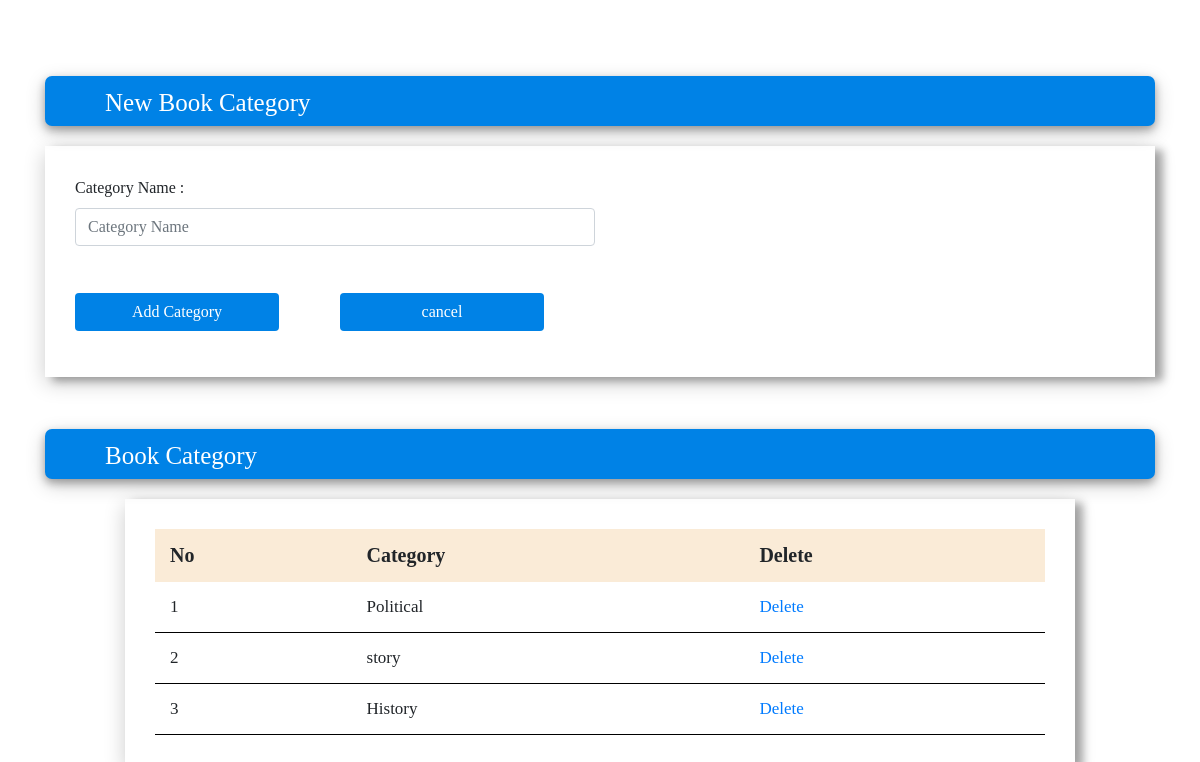
The page /page/add_category.php (signed in) on the database its author committed.
### tables this page shows
CREATE TABLE IF NOT EXISTS `category` (
  `c_id` int(6) NOT NULL AUTO_INCREMENT,
  `c_type` varchar(100) NOT NULL,
  PRIMARY KEY (`c_id`)
);

### page/add_category.php (the view, shortened to what this page needs)
<?php
    include('conn.php');
?>
<html>
    <head>
         <link rel="stylesheet" href="https://stackpath.bootstrapcdn.com/bootstrap/4.4.1/css/bootstrap.min.css">
        <link rel="stylesheet" href="../css/navbar.css">
    </head>
    <body>
        <br>
        <br>
        <br>
        <br>
       <div class="container">
           <div class="head">
               New Book Category
           </div>
       <div class="box">
        <form method="post" class="f">
            <div class="form-row">
                <div class="form-group col-md-6">
                    <label>Category Name : </label>
                    <input type="text" name="name" class="form-control" placeholder="Category Name">
                </div>
                <div class="form-group col-md-6">
                </div>
            </div>
            <div class="form-row">
                <div class="form-group col-md-3">
                    <input type="submit" class="btn" name="submit" value="Add Category">
                </div>
                <div class="form-group col-md-3">
                    <input type="reset" class="btn" value="cancel">
                </div>
            </div>
        </form>
      </div>
        <br>
        <br>
        <br>
        <div class="head">
               Book Category
           </div>
        <div class="row">
            <div class="col-md-1"></div>
            <div class="col-md-10 box">
                <table class="tb">
                    <tr>
                        <th>No</th>
                        <th>Category</th>
                        <th>Delete</th>
                    </tr>
                    <?php
                    $c=1;
                        $au_query="SELECT * FROM `category`";
                        $result=mysqli_query($con,$au_query);
                        if($result){
                            while($recode=mysqli_fetch_assoc($result)){
                                $tb="<tr>";
                                $tb.="<td>$c</td>";
                                $tb.="<td>$recode[c_type]</td>";
                                 $tb.="<td><a href=\"add_category.php?id=$recode[c_id]\">Delete</a></td>";
                                $tb.="</tr>";
                                $c++;
                                echo $tb;
                            }
                        }
                    ?>
                </table>
            </div>
        </div>
       </div>
        <br>
    </body>
</html>

### css/navbar.css (style rules this page uses)
* { padding: 0; margin: 0; text-decoration: none; list-style: none; box-sizing: border-box; }
body { font-family: montserrat; }

### page/add_category.php (style rules this page uses)
.btn { width: 80%; background-color: #0082e6; color: white; margin-top: 31px; }
.box { padding: 30px 30px; box-shadow: 8px 4px 8px 0 rgba(0, 0, 0, 0.3), 0 6px 20px 0 rgba(0, 0, 0, 0.2); }
.head { background-color:#0082e6; width 100%; height: 50px; border-radius: 7px; color: white; padding: 8px 60px; font-size: 25px; margin:0 0 20px; margin-top: -20px; box-shadow: 0 4px 8px 0 rgba(0, 0, 0, 0.3), 0 6px 20px 0 rgba(0, 0, 0, 0.2); user-select: none; }
label { user-select: none; }
.tb { width:100%; }
.tb th { font-size: 20px; padding: 15px; background-color: antiquewhite; }
.tb td { font-size: 17px; padding: 15px; border-bottom: 1px solid black; }

### rows shown on the page
category: c_type "Political"
category: c_type "story"
category: c_type "History"
